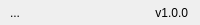
              <widget class="QFrame" name="frame_grip">
               <property name="minimumSize">
                <size>
                 <width>0</width>
                 <height>25</height>
                </size>
               </property>
               <property name="maximumSize">
                <size>
                 <width>16777215</width>
                 <height>25</height>
                </size>
               </property>
               <property name="styleSheet">
                <string notr="true"/>
               </property>
               <property name="frameShape">
                <enum>QFrame::NoFrame</enum>
               </property>
               <property name="frameShadow">
                <enum>QFrame::Raised</enum>
               </property>
               <layout class="QHBoxLayout" name="horizontalLayout_6">
                <property name="spacing">
                 <number>0</number>
                </property>
                <property name="leftMargin">
                 <number>0</number>
                </property>
                <property name="topMargin">
                 <number>0</number>
                </property>
                <property name="rightMargin">
                 <number>2</number>
                </property>
                <property name="bottomMargin">
                 <number>0</number>
                </property>
                <item>
                 <widget class="QFrame" name="frame_label_bottom">
                  <property name="frameShape">
                   <enum>QFrame::NoFrame</enum>
                  </property>
                  <property name="frameShadow">
                   <enum>QFrame::Raised</enum>
                  </property>
                  <layout class="QHBoxLayout" name="horizontalLayout_7">
                   <property name="spacing">
                    <number>0</number>
                   </property>
                   <property name="leftMargin">
                    <number>10</number>
                   </property>
                   <property name="topMargin">
                    <number>0</number>
                   </property>
                   <property name="rightMargin">
                    <number>10</number>
                   </property>
                   <property name="bottomMargin">
                    <number>0</number>
                   </property>
                   <item>
                    <widget class="QLabel" name="label_credits">
                     <property name="font">
                      <font/>
                     </property>
                     <property name="styleSheet">
                      <string notr="true"/>
                     </property>
                     <property name="text">
                      <string>...</string>
                     </property>
                    </widget>
                   </item>
                   <item>
                    <widget class="QLabel" name="label_version">
                     <property name="maximumSize">
                      <size>
                       <width>100</width>
                       <height>16777215</height>
                      </size>
                     </property>
                     <property name="font">
                      <font/>
                     </property>
                     <property name="styleSheet">
                      <string notr="true"/>
                     </property>
                     <property name="text">
                      <string>v1.0.0</string>
                     </property>
                     <property name="alignment">
                      <set>Qt::AlignRight|Qt::AlignTrailing|Qt::AlignVCenter</set>
                     </property>
                    </widget>
                   </item>
                  </layout>
                 </widget>
                </item>
               </layout>
              </widget>
